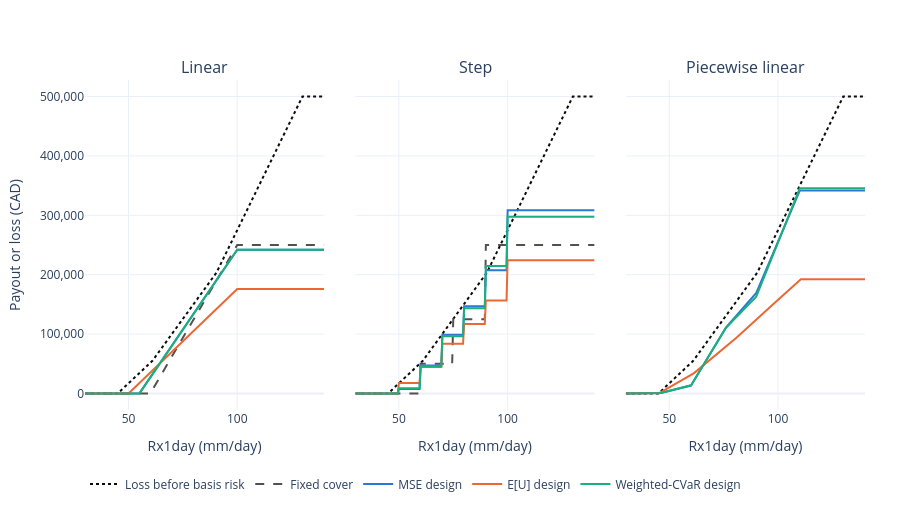

Write notebook code for a chart like this one.
### Markdown cell above
## Payout functions

Each panel shows one payout family: its fixed cover (grey, dashed) and its three designs, with the loss a year would have at that Rx1day value before the basis-risk factor (black, dotted). Hover over a line for the cover's full label. Where a design's payout rises, and how far, is how it spends the shared budget across the bands.

### Code cell
resolved_covers = {cover.label: cover for cover in FIXED}
resolved_covers.update({design_labels[item.design_id]: item.cover for item in result.designs})
FAMILIES = ["linear", "step", "piecewise linear"]

def family(label):
    return next(name for name in reversed(FAMILIES) if label.startswith(name))

grid = np.linspace(30.0, 140.0, 221)
shown = set()
fig = make_subplots(rows=1, cols=3, shared_yaxes=True, horizontal_spacing=0.04,
                    subplot_titles=[name.capitalize() for name in FAMILIES])
for column, name in enumerate(FAMILIES, start=1):
    fig.add_trace(go.Scatter(
        x=grid, y=ASSET["value_cad"] * np.asarray(DAMAGE.evaluate(grid), dtype=float),
        mode="lines", name="Loss before basis risk", legendgroup="loss", showlegend=column == 1,
        line=dict(color=LOSS_COLOUR, dash="dot", width=2),
    ), row=1, col=column)
    for label, resolved in resolved_covers.items():
        if family(label) != name:
            continue
        fig.add_trace(go.Scatter(
            x=grid, y=resolved.payout_values(grid), mode="lines", name=legend_name(label),
            legendgroup=legend_name(label), showlegend=legend_name(label) not in shown,
            hovertemplate=f"{label}<br>Rx1day %{{x:.1f}} mm/day<br>payout %{{y:,.0f}} CAD<extra></extra>",
            line=dict(color=colour(label), width=2, dash="dash" if objective_of(label) is None else "solid"),
        ), row=1, col=column)
        shown.add(legend_name(label))
    fig.update_xaxes(title_text="Rx1day (mm/day)", row=1, col=column)
fig.update_yaxes(title_text="Payout or loss (CAD)", tickformat=",.0f", row=1, col=1)
fig.update_layout(height=520, legend=dict(orientation="h", yanchor="top", y=-0.18),
                  margin=dict(l=85, r=35, t=80, b=110))
fig.show()

### Figure 1 — Plotly figure (JSON) as saved in the notebook; plotly's stock layout.template omitted (floating-point values rounded to 4 significant figures; data arrays with more than 128 entries replaced by an {"elided": "..."} marker saying what was removed)
{"data": [{"legendgroup": "loss", "line": {"color": "#0b0b0b", "dash": "dot", "width": 2}, "mode": "lines", "name": "Loss before basis risk", "showlegend": true, "type": "scatter", "x": {"elided": "221 float values"}, "xaxis": "x", "y": {"elided": "221 float values"}, "yaxis": "y"}, {"hovertemplate": "linear, fixed<br>Rx1day %{x:.1f} mm/day<br>payout %{y:,.0f} CAD<extra></extra>", "legendgroup": "Fixed cover", "line": {"color": "#52514e", "dash": "dash", "width": 2}, "mode": "lines", "name": "Fixed cover", "showlegend": true, "type": "scatter", "x": {"elided": "221 float values"}, "xaxis": "x", "y": {"elided": "221 float values"}, "yaxis": "y"}, {"hovertemplate": "linear (mse)<br>Rx1day %{x:.1f} mm/day<br>payout %{y:,.0f} CAD<extra></extra>", "legendgroup": "MSE design", "line": {"color": "#2a78d6", "dash": "solid", "width": 2}, "mode": "lines", "name": "MSE design", "showlegend": true, "type": "scatter", "x": {"elided": "221 float values"}, "xaxis": "x", "y": {"elided": "221 float values"}, "yaxis": "y"}, {"hovertemplate": "linear (expected_uncovered)<br>Rx1day %{x:.1f} mm/day<br>payout %{y:,.0f} CAD<extra></extra>", "legendgroup": "E[U] design", "line": {"color": "#eb6834", "dash": "solid", "width": 2}, "mode": "lines", "name": "E[U] design", "showlegend": true, "type": "scatter", "x": {"elided": "221 float values"}, "xaxis": "x", "y": {"elided": "221 float values"}, "yaxis": "y"}, {"hovertemplate": "linear (weighted_cvar alpha=0.9 beta=0.9)<br>Rx1day %{x:.1f} mm/day<br>payout %{y:,.0f} CAD<extra></extra>", "legendgroup": "Weighted-CVaR design", "line": {"color": "#1baf7a", "dash": "solid", "width": 2}, "mode": "lines", "name": "Weighted-CVaR design", "showlegend": true, "type": "scatter", "x": {"elided": "221 float values"}, "xaxis": "x", "y": {"elided": "221 float values"}, "yaxis": "y"}, {"legendgroup": "loss", "line": {"color": "#0b0b0b", "dash": "dot", "width": 2}, "mode": "lines", "name": "Loss before basis risk", "showlegend": false, "type": "scatter", "x": {"elided": "221 float values"}, "xaxis": "x2", "y": {"elided": "221 float values"}, "yaxis": "y2"}, {"hovertemplate": "step, fixed<br>Rx1day %{x:.1f} mm/day<br>payout %{y:,.0f} CAD<extra></extra>", "legendgroup": "Fixed cover", "line": {"color": "#52514e", "dash": "dash", "width": 2}, "mode": "lines", "name": "Fixed cover", "showlegend": false, "type": "scatter", "x": {"elided": "221 float values"}, "xaxis": "x2", "y": {"elided": "221 float values"}, "yaxis": "y2"}, {"hovertemplate": "step (mse)<br>Rx1day %{x:.1f} mm/day<br>payout %{y:,.0f} CAD<extra></extra>", "legendgroup": "MSE design", "line": {"color": "#2a78d6", "dash": "solid", "width": 2}, "mode": "lines", "name": "MSE design", "showlegend": false, "type": "scatter", "x": {"elided": "221 float values"}, "xaxis": "x2", "y": {"elided": "221 float values"}, "yaxis": "y2"}, {"hovertemplate": "step (expected_uncovered)<br>Rx1day %{x:.1f} mm/day<br>payout %{y:,.0f} CAD<extra></extra>", "legendgroup": "E[U] design", "line": {"color": "#eb6834", "dash": "solid", "width": 2}, "mode": "lines", "name": "E[U] design", "showlegend": false, "type": "scatter", "x": {"elided": "221 float values"}, "xaxis": "x2", "y": {"elided": "221 float values"}, "yaxis": "y2"}, {"hovertemplate": "step (weighted_cvar alpha=0.9 beta=0.9)<br>Rx1day %{x:.1f} mm/day<br>payout %{y:,.0f} CAD<extra></extra>", "legendgroup": "Weighted-CVaR design", "line": {"color": "#1baf7a", "dash": "solid", "width": 2}, "mode": "lines", "name": "Weighted-CVaR design", "showlegend": false, "type": "scatter", "x": {"elided": "221 float values"}, "xaxis": "x2", "y": {"elided": "221 float values"}, "yaxis": "y2"}, {"legendgroup": "loss", "line": {"color": "#0b0b0b", "dash": "dot", "width": 2}, "mode": "lines", "name": "Loss before basis risk", "showlegend": false, "type": "scatter", "x": {"elided": "221 float values"}, "xaxis": "x3", "y": {"elided": "221 float values"}, "yaxis": "y3"}, {"hovertemplate": "piecewise linear (mse)<br>Rx1day %{x:.1f} mm/day<br>payout %{y:,.0f} CAD<extra></extra>", "legendgroup": "MSE design", "line": {"color": "#2a78d6", "dash": "solid", "width": 2}, "mode": "lines", "name": "MSE design", "showlegend": false, "type": "scatter", "x": {"elided": "221 float values"}, "xaxis": "x3", "y": {"elided": "221 float values"}, "yaxis": "y3"}, {"hovertemplate": "piecewise linear (expected_uncovered)<br>Rx1day %{x:.1f} mm/day<br>payout %{y:,.0f} CAD<extra></extra>", "legendgroup": "E[U] design", "line": {"color": "#eb6834", "dash": "solid", "width": 2}, "mode": "lines", "name": "E[U] design", "showlegend": false, "type": "scatter", "x": {"elided": "221 float values"}, "xaxis": "x3", "y": {"elided": "221 float values"}, "yaxis": "y3"}, {"hovertemplate": "piecewise linear (weighted_cvar alpha=0.9 beta=0.9)<br>Rx1day %{x:.1f} mm/day<br>payout %{y:,.0f} CAD<extra></extra>", "legendgroup": "Weighted-CVaR design", "line": {"color": "#1baf7a", "dash": "solid", "width": 2}, "mode": "lines", "name": "Weighted-CVaR design", "showlegend": false, "type": "scatter", "x": {"elided": "221 float values"}, "xaxis": "x3", "y": {"elided": "221 float values"}, "yaxis": "y3"}], "layout": {"annotations": [{"font": {"size": 16}, "showarrow": false, "text": "Linear", "x": 0.1533, "xanchor": "center", "xref": "paper", "y": 1.0, "yanchor": "bottom", "yref": "paper"}, {"font": {"size": 16}, "showarrow": false, "text": "Step", "x": 0.5, "xanchor": "center", "xref": "paper", "y": 1.0, "yanchor": "bottom", "yref": "paper"}, {"font": {"size": 16}, "showarrow": false, "text": "Piecewise linear", "x": 0.8467, "xanchor": "center", "xref": "paper", "y": 1.0, "yanchor": "bottom", "yref": "paper"}], "height": 520, "legend": {"orientation": "h", "y": -0.18, "yanchor": "top"}, "margin": {"b": 110, "l": 85, "r": 35, "t": 80}, "xaxis": {"anchor": "y", "domain": [0.0, 0.3067], "title": {"text": "Rx1day (mm/day)"}}, "xaxis2": {"anchor": "y2", "domain": [0.3467, 0.6533], "title": {"text": "Rx1day (mm/day)"}}, "xaxis3": {"anchor": "y3", "domain": [0.6933, 1.0], "title": {"text": "Rx1day (mm/day)"}}, "yaxis": {"anchor": "x", "domain": [0.0, 1.0], "tickformat": ",.0f", "title": {"text": "Payout or loss (CAD)"}}, "yaxis2": {"anchor": "x2", "domain": [0.0, 1.0], "matches": "y", "showticklabels": false}, "yaxis3": {"anchor": "x3", "domain": [0.0, 1.0], "matches": "y", "showticklabels": false}}}
